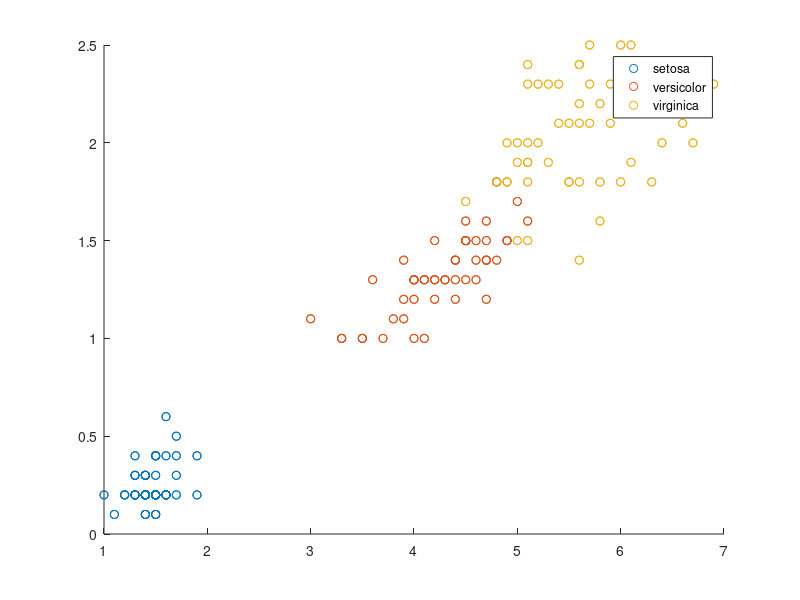

The MATLAB source for this figure: (Note: this script raises an error after producing the figure.)
load fisheriris
X = meas(:,3:4); % we will use 2 out of the 4 features only
gscatter(X(:,1), X(:,2), species)
gmm = fitgmdist(X, 3)
gscatter(X(:,1), X(:,2), species)
for k=1:gmm.NumComponents
    hold on
    fcontour(@(x1,x2) mvnpdf([x1 x2], gmm.mu(k,:), gmm.Sigma(:,:,k)));
end
legend off
